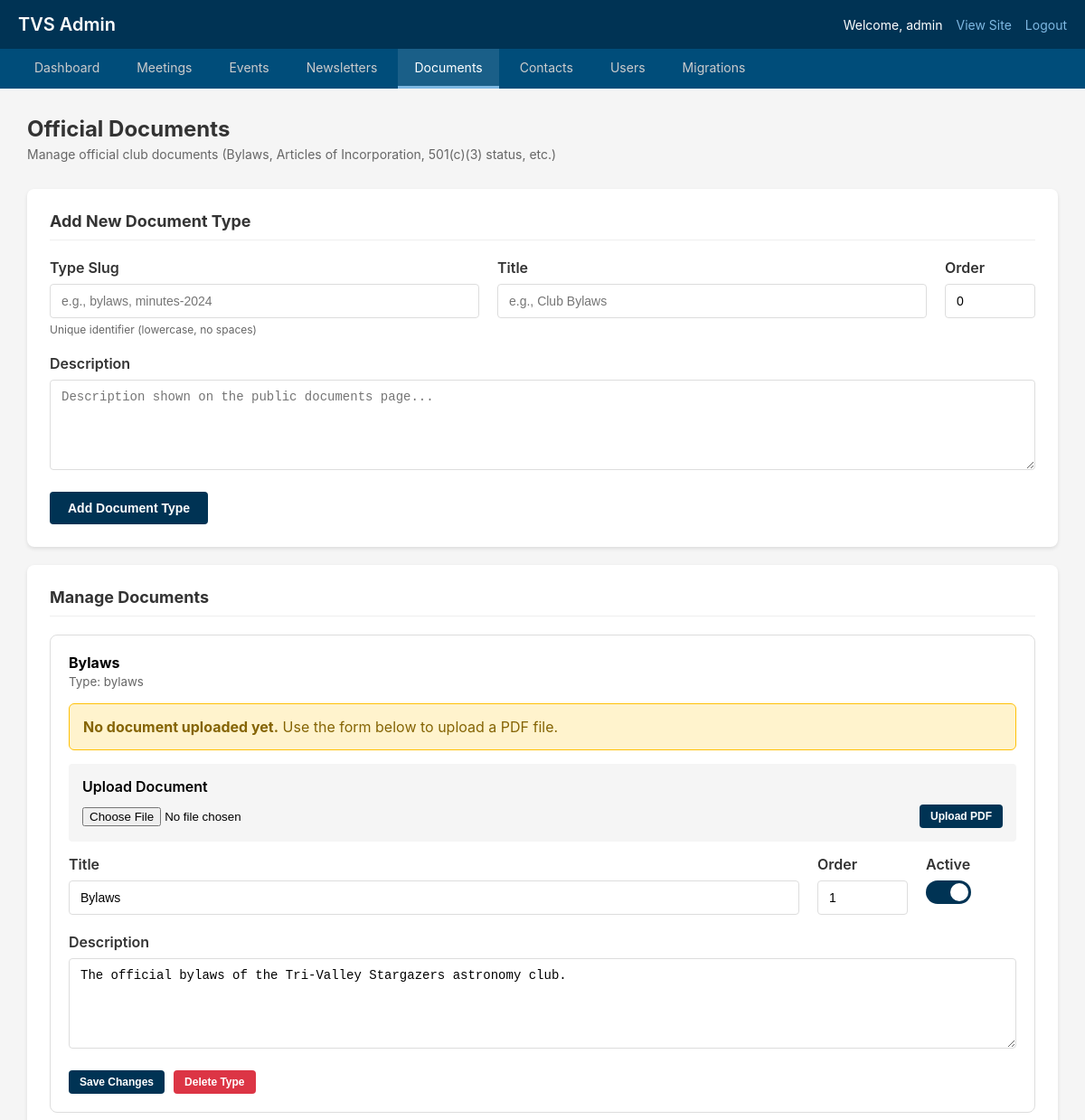
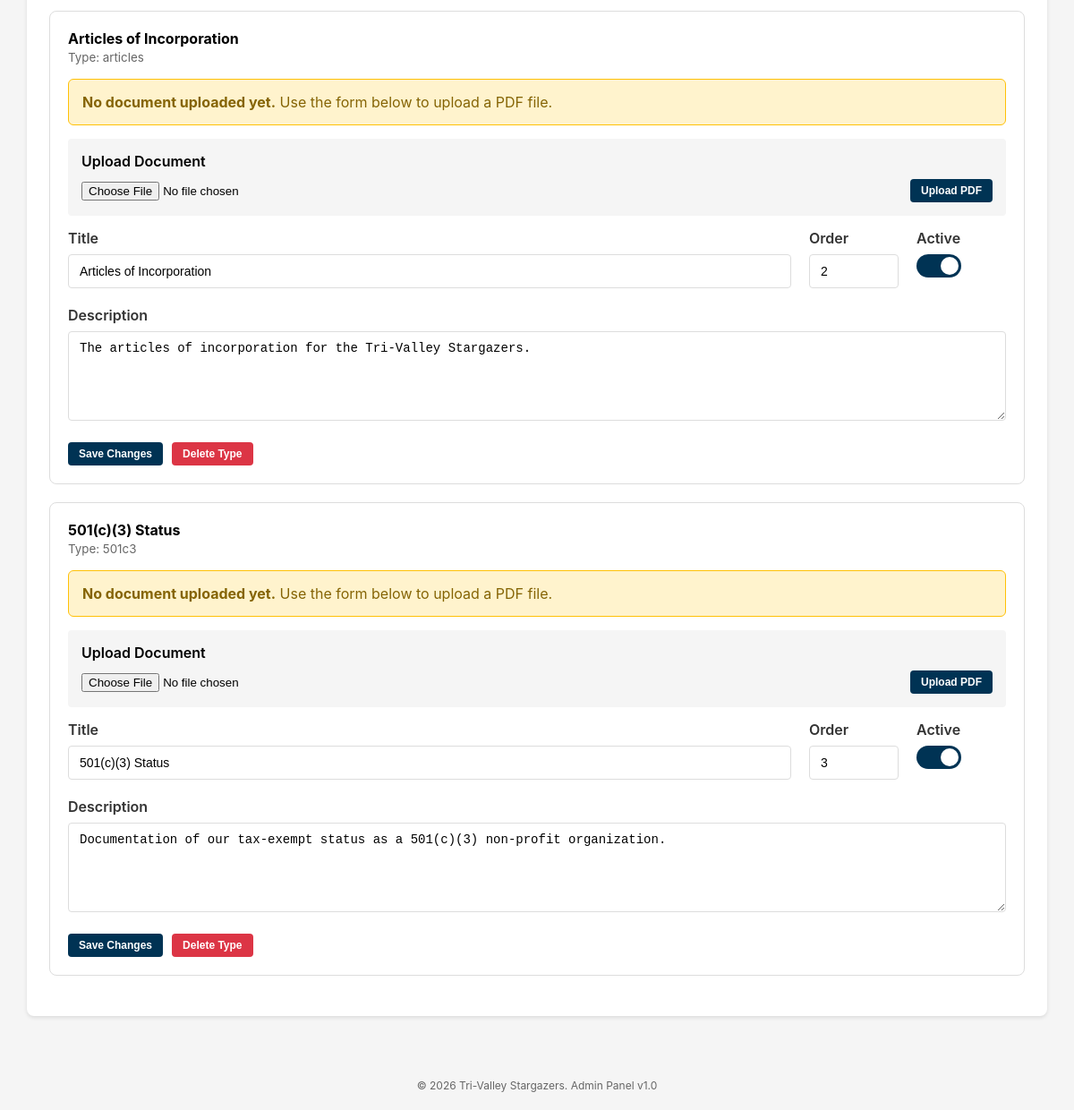
The app's page /admin/documents.php (signed in) with its own data (2 pictures, top to bottom).
### tables this page shows
CREATE TABLE IF NOT EXISTS users (
    id INT AUTO_INCREMENT PRIMARY KEY,
    username VARCHAR(255) UNIQUE NOT NULL,
    password_hash VARCHAR(255) NOT NULL,
    email VARCHAR(255),
    role VARCHAR(50) DEFAULT 'publisher',
    created_at DATETIME DEFAULT CURRENT_TIMESTAMP,
    last_login DATETIME,
    is_active TINYINT DEFAULT 1
);

CREATE TABLE IF NOT EXISTS official_documents (
    id INT AUTO_INCREMENT PRIMARY KEY,
    doc_type VARCHAR(100) NOT NULL,
    title VARCHAR(255) NOT NULL,
    description TEXT,
    filename VARCHAR(255),
    file_path VARCHAR(500),
    file_size INT,
    sort_order INT DEFAULT 0,
    is_active TINYINT DEFAULT 1,
    uploaded_by INT,
    updated_at DATETIME DEFAULT CURRENT_TIMESTAMP,
    UNIQUE KEY unique_doc_type (doc_type),
    FOREIGN KEY (uploaded_by) REFERENCES users(id)
);

### includes/auth.php (called while the page is built, shortened)
<?php
require_once __DIR__ . '/db.php';
class Auth {
    private static $instance = null;
    private $user = null;
    private function __construct() {
        $this->checkSession();
    }
    public static function getInstance(): self {
        if (self::$instance === null) {
            self::$instance = new self();
        }
        return self::$instance;
    }
    private function checkSession(): void {
        if (isset($_SESSION['user_id'])) {
            $this->user = dbQueryOne(
                "SELECT id, username, email, role, is_active FROM users WHERE id = ? AND is_active = 1",
                [$_SESSION['user_id']]
            );
        }
    }
    public function isLoggedIn(): bool {
        return $this->user !== null;
    }
    public function getUser(): ?array {
        return $this->user;
    }
    public function hasRole(string $role): bool {
        if ($this->user['role'] === ROLE_ADMIN) return true;
        return $this->user['role'] === $role;
    }
    public function isAdmin(): bool {
        return $this->hasRole(ROLE_ADMIN);
    }
}
function auth(): Auth {
    return Auth::getInstance();
}
function requireAuth(): void {
    if (!auth()->isLoggedIn()) {
        header('Location: ' . BASE_PATH . '/admin/login.php');
        exit;
    }
}

### includes/db.php (called while the page is built, shortened)
<?php
class Database {
    private static $instance = null;
    private $pdo;
    private function __construct() {
        try {
            $dsn = 'mysql:host=' . DB_HOST . ';dbname=' . DB_NAME . ';charset=' . DB_CHARSET;
            $this->pdo = new PDO($dsn, DB_USER, DB_PASS);
            $this->pdo->setAttribute(PDO::ATTR_ERRMODE, PDO::ERRMODE_EXCEPTION);
            $this->pdo->setAttribute(PDO::ATTR_DEFAULT_FETCH_MODE, PDO::FETCH_ASSOC);
            $this->pdo->setAttribute(PDO::ATTR_EMULATE_PREPARES, false);
        } catch (PDOException $e) {
            error_log('Database connection failed: ' . $e->getMessage());
            throw new Exception('Database connection failed');
        }
    }
    public static function getInstance(): self {
        if (self::$instance === null) {
            self::$instance = new self();
        }
        return self::$instance;
    }
    public function query(string $sql, array $params = []): array {
        $stmt = $this->pdo->prepare($sql);
        $stmt->execute($params);
        return $stmt->fetchAll();
    }
    public function queryOne(string $sql, array $params = []): ?array {
        $stmt = $this->pdo->prepare($sql);
        $stmt->execute($params);
        $result = $stmt->fetch();
        return $result ?: null;
    }
}
function db(): Database {
    return Database::getInstance();
}
function dbQuery(string $sql, array $params = []): array {
    return db()->query($sql, $params);
}
function dbQueryOne(string $sql, array $params = []): ?array {
    return db()->queryOne($sql, $params);
}

### includes/functions.php (called while the page is built, shortened)
<?php
function e(string $str): string {
    return htmlspecialchars($str, ENT_QUOTES, 'UTF-8');
}
function getCurrentPage(): string {
    $path = $_SERVER['PHP_SELF'] ?? '';
    return basename($path, '.php');
}

### admin/documents.php (the view, shortened to what this page needs)
<?php
require_once __DIR__ . '/../includes/db.php';
require_once __DIR__ . '/../includes/auth.php';
require_once __DIR__ . '/../includes/functions.php';
$documents = dbQuery("SELECT * FROM official_documents ORDER BY sort_order ASC, title ASC");
include __DIR__ . '/../includes/templates/admin_header.php';
?>
<div class="page-header">
    <h2>Official Documents</h2>
    <p>Manage official club documents (Bylaws, Articles of Incorporation, 501(c)(3) status, etc.)</p>
</div>
<div class="card">
    <h3>Add New Document Type</h3>
    <form method="POST" action="">
        <div class="form-row">
            <div class="form-group">
                <label for="doc_type">Type Slug</label>
                <input type="text" id="doc_type" name="doc_type" required
                       placeholder="e.g., bylaws, minutes-2024"
                       pattern="[a-z0-9_-]+"
                       title="Lowercase letters, numbers, hyphens, and underscores only">
                <p class="help-text">Unique identifier (lowercase, no spaces)</p>
            </div>
            <div class="form-group">
                <label for="title">Title</label>
                <input type="text" id="title" name="title" required
                       placeholder="e.g., Club Bylaws">
            </div>
            <div class="form-group" style="max-width: 100px;">
                <label for="sort_order">Order</label>
                <input type="number" id="sort_order" name="sort_order" value="0" min="0">
            </div>
        </div>
        <div class="form-group">
            <label for="description">Description</label>
            <textarea id="description" name="description" rows="2"
                      placeholder="Description shown on the public documents page..."></textarea>
        </div>
        <button type="submit" class="btn">Add Document Type</button>
    </form>
</div>
<div class="card" style="margin-top: 20px;">
    <h3>Manage Documents</h3>
    <?php if ($documents): ?>
        <?php foreach ($documents as $doc): ?>
        <div style="border: 1px solid #ddd; border-radius: 8px; padding: 20px; margin-bottom: 20px; background: <?= $doc['is_active'] ? '#fff' : '#f9f9f9' ?>;">
            <div style="display: flex; justify-content: space-between; align-items: start; margin-bottom: 15px;">
                <div>
                    <h4 style="margin: 0;"><?= e($doc['title']) ?></h4>
                    <small style="color: #666;">Type: <?= e($doc['doc_type']) ?></small>
                </div>
            </div>
            <?php if ($doc['file_path'] && file_exists(ROOT_PATH . '/' . $doc['file_path'])): ?>
            <div style="background: #e8f4fd; border: 1px solid #b8daff; border-radius: 6px; padding: 15px; margin-bottom: 15px;">
                <div style="display: flex; align-items: center; gap: 15px;">
                    <div style="color: #004085;">
                        <svg xmlns="http://www.w3.org/2000/svg" width="40" height="40" viewBox="0 0 24 24" fill="none" stroke="currentColor" stroke-width="1.5">
                            <path d="M14 2H6a2 2 0 0 0-2 2v16a2 2 0 0 0 2 2h12a2 2 0 0 0 2-2V8z"></path>
                            <polyline points="14 2 14 8 20 8"></polyline>
                            <line x1="16" y1="13" x2="8" y2="13"></line>
                            <line x1="16" y1="17" x2="8" y2="17"></line>
                        </svg>
                    </div>
                    <div style="flex: 1;">
                        <strong style="color: #004085;"><?= e($doc['filename']) ?></strong>
                        <div style="color: #666; font-size: 13px; margin-top: 3px;">
                            Size: <?= formatFileSize($doc['file_size']) ?> |
                            Uploaded: <?= formatDate($doc['updated_at'], 'F j, Y \a\t g:i A') ?>
                        </div>
                    </div>
                    <div style="display: flex; gap: 8px;">
                        <a href="../<?= e($doc['file_path']) ?>" target="_blank" class="btn btn-small">View PDF</a>
                        <a href="../<?= e($doc['file_path']) ?>" download class="btn btn-small btn-secondary">Download</a>
                    </div>
                </div>
            </div>
            <?php else: ?>
            <div style="background: #fff3cd; border: 1px solid #ffc107; border-radius: 6px; padding: 15px; margin-bottom: 15px; color: #856404;">
                <strong>No document uploaded yet.</strong> Use the form below to upload a PDF file.
            </div>
            <?php endif; ?>
            <div style="padding: 15px; background: #f5f5f5; border-radius: 4px; margin-bottom: 15px;">
                <label style="font-weight: 600; display: block; margin-bottom: 10px;">
                    <?= $doc['file_path'] ? 'Replace Document' : 'Upload Document' ?>
                </label>
                <form method="POST" action="" enctype="multipart/form-data">
                    <div style="display: flex; gap: 10px; align-items: center;">
                        <input type="file" name="document" accept=".pdf" required style="flex: 1;">
                        <button type="submit" class="btn btn-small"><?= $doc['file_path'] ? 'Replace PDF' : 'Upload PDF' ?></button>
                    </div>
                </form>
            </div>
            <form method="POST" action="">
                <div class="form-row">
                    <div class="form-group">
                        <label>Title</label>
                        <input type="text" name="title" value="<?= e($doc['title']) ?>" required>
                    </div>
                    <div class="form-group" style="max-width: 100px;">
                        <label>Order</label>
                        <input type="number" name="sort_order" value="<?= $doc['sort_order'] ?>" min="0">
                    </div>
                    <div class="form-group" style="max-width: 100px;">
                        <label>Active</label>
                        <label class="toggle-switch" style="margin-top: 8px;">
                            <span class="toggle-slider"></span>
                        </label>
                    </div>
                </div>
                <div class="form-group">
                    <label>Description</label>
                    <textarea name="description" rows="2"><?= e($doc['description']) ?></textarea>
                </div>
                <div style="display: flex; gap: 10px;">
                    <button type="submit" class="btn btn-small">Save Changes</button>
                    <?php if (auth()->isAdmin()): ?>
                    <button type="submit" name="action" value="delete_type" class="btn btn-small btn-danger"
                            onclick="return confirm('Delete this document type and its file? This cannot be undone.')">Delete Type</button>
                    <?php endif; ?>
                </div>
            </form>
        </div>
        <?php endforeach; ?>
    <?php else: ?>
        <p>No document types defined yet.</p>
    <?php endif; ?>
</div>
<?php include __DIR__ . '/../includes/templates/admin_footer.php'; ?>

### includes/templates/admin_header.php (shortened to what this page needs)
<?php
requireAuth();
$user = auth()->getUser();
$currentPage = getCurrentPage();
?>
<!DOCTYPE html>
<html lang="en">
<head>
</head>
<body>
    <header class="admin-header">
        <h1><a href="index.php">TVS Admin</a></h1>
        <div class="admin-user">
            <span>Welcome, <?= e($user['username']) ?></span>
            <a href="../index.php" target="_blank">View Site</a>
            <a href="logout.php">Logout</a>
        </div>
    </header>
    <nav class="admin-nav">
        <ul>
            <li><a href="index.php" <?= $currentPage === 'index' ? 'class="active"' : '' ?>>Dashboard</a></li>
            <li><a href="meetings.php" <?= $currentPage === 'meetings' ? 'class="active"' : '' ?>>Meetings</a></li>
            <li><a href="events.php" <?= $currentPage === 'events' ? 'class="active"' : '' ?>>Events</a></li>
            <li><a href="newsletter.php" <?= $currentPage === 'newsletter' ? 'class="active"' : '' ?>>Newsletters</a></li>
            <li><a href="documents.php" <?= $currentPage === 'documents' ? 'class="active"' : '' ?>>Documents</a></li>
            <li><a href="contacts.php" <?= $currentPage === 'contacts' ? 'class="active"' : '' ?>>Contacts</a></li>
            <?php if (auth()->isAdmin()): ?>
            <li><a href="users.php" <?= $currentPage === 'users' ? 'class="active"' : '' ?>>Users</a></li>
            <li><a href="migrations.php" <?= $currentPage === 'migrations' ? 'class="active"' : '' ?>>Migrations</a></li>
            <?php endif; ?>
        </ul>
    </nav>
    <main class="admin-content">

### includes/templates/admin_header.php (style rules this page uses)
* { box-sizing: border-box; margin: 0; padding: 0; }
body { font-family: -apple-system, BlinkMacSystemFont, "Segoe UI", Roboto, "Helvetica Neue", Arial, sans-serif; background: #f5f5f5; min-height: 100vh; }
.admin-header { background: #003354; color: white; padding: 15px 20px; display: flex; justify-content: space-between; align-items: center; }
.admin-header h1 { font-size: 20px; font-weight: 600; }
.admin-header h1 a { color: white; text-decoration: none; }
.admin-user { display: flex; align-items: center; gap: 15px; }
.admin-user span { font-size: 14px; }
.admin-user a { color: #7eb8e2; text-decoration: none; font-size: 14px; }
.admin-nav { background: #004d7a; padding: 0 20px; }
.admin-nav ul { list-style: none; display: flex; gap: 5px; }
.admin-nav li a { display: block; padding: 12px 18px; color: #ccc; text-decoration: none; font-size: 14px; border-bottom: 3px solid transparent; transition: all 0.2s; }
.admin-nav li a:hover, .admin-nav li a.active { color: white; background: rgba(255,255,255,0.1); border-bottom-color: #7eb8e2; }
.admin-content { padding: 30px; max-width: 1200px; margin: 0 auto; }
.page-header { margin-bottom: 30px; }
.page-header h2 { color: #333; font-size: 24px; margin-bottom: 5px; }
.page-header p { color: #666; font-size: 14px; }
.card { background: white; border-radius: 8px; box-shadow: 0 2px 4px rgba(0,0,0,0.1); padding: 25px; margin-bottom: 20px; }
.card h3 { color: #333; font-size: 18px; margin-bottom: 20px; padding-bottom: 10px; border-bottom: 1px solid #eee; }
.form-group { margin-bottom: 20px; }
.form-group label { display: block; font-weight: 600; color: #333; margin-bottom: 8px; }
.form-group input[type="text"], .form-group input[type="email"], .form-group input[type="password"], .form-group input[type="date"], .form-group input[type="time"], .form-group input[type="number"], .form-group input[type="url"], .form-group select, .form-group textarea { width: 100%; padding: 10px 12px; border: 1px solid #ddd; border-radius: 4px; font-size: 14px; }
.form-group textarea { min-height: 100px; resize: vertical; }
.form-row { display: flex; gap: 20px; }
.form-row .form-group { flex: 1; }
.btn { display: inline-block; padding: 10px 20px; background: #003354; color: white; border: none; border-radius: 4px; font-size: 14px; font-weight: 600; cursor: pointer; text-decoration: none; transition: background 0.2s; }
.btn-danger { background: #dc3545; }
.btn-small { padding: 6px 12px; font-size: 12px; }
.toggle-switch { position: relative; display: inline-block; width: 50px; height: 26px; }
.toggle-slider { position: absolute; cursor: pointer; top: 0; left: 0; right: 0; bottom: 0; background-color: #ccc; transition: 0.3s; border-radius: 26px; }
.toggle-slider:before { position: absolute; content: ""; height: 20px; width: 20px; left: 3px; bottom: 3px; background-color: white; transition: 0.3s; border-radius: 50%; }
input:checked + .toggle-slider { background-color: #003354; }
input:checked + .toggle-slider:before { transform: translateX(24px); }
.help-text { font-size: 12px; color: #666; margin-top: 5px; }

### records on screen
users: username "admin"
official_documents: title "Bylaws", doc_type "bylaws", shows "No document uploaded yet.", shows "Upload Document", shows "Upload PDF", sort_order "1", description "The official bylaws of the Tri-Valley Stargazers astronomy club."
official_documents: title "Articles of Incorporation", doc_type "articles", shows "No document uploaded yet.", shows "Upload Document", shows "Upload PDF", sort_order "2", description "The articles of incorporation for the Tri-Valley Stargazers."
official_documents: title "501(c)(3) Status", doc_type "501c3", shows "No document uploaded yet.", shows "Upload Document", shows "Upload PDF", sort_order "3", description "Documentation of our tax-exempt status as a 501(c)(3) non-profit organization."
